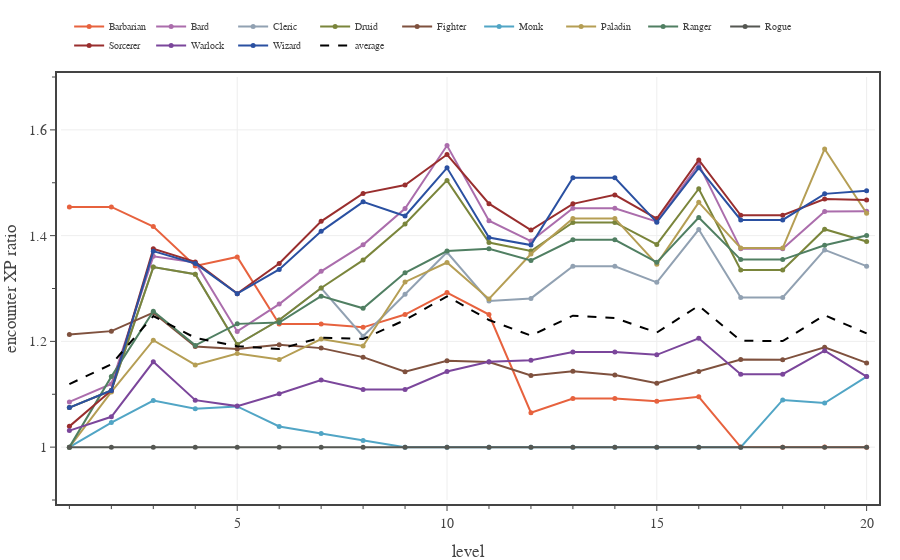

Notebook code for this chart:
### Code cell
# Plots average encounter XP for each class on days with only two Deadly encounters and one short rest. 
n_enc = 2
encounter_difficulty = 'Deadly'

with open(f'../xp-and-player-characters/pc data - Medium 2 short rests.json', 'r') as fin:
    pc_data0 = json.load(fin)

with open(f'../xp-and-player-characters/pc data - {encounter_difficulty} 2 short rests.json', 'r') as fin:
    pc_data1 = json.load(fin)


levels = np.array(range(1,21,1))
enc_XP_budget = 0.5 * np.array(ENCOUNTER_DIFFICULTIES['Daily']['XP'])

fig = go.Figure(
    layout=go.Layout(
        template=TFB_TEMPLATE,
        xaxis=dict(
            title_text='level',
            range=[0.8, 20.2],
            tick0=0, dtick=5,
            minor=dict(tick0=0, dtick=1),
        ),
        yaxis=dict(
            autorange=False,
            title_text='encounter XP ratio',
            range=[0.9, 1.7],
            tick0=0, dtick=0.2,
            minor=dict(tick0=0, dtick=0.1),
        ),
        legend=dict(
            yanchor='bottom',  y=1.04,
            xanchor='left', x=0.01,
            orientation='h',
        )
    )
)

eXPmean = np.zeros(20)
aXPmean = np.zeros(20)
for pc in PC_CLASSES:
    eXP = np.zeros(20)
    for level in range(20):
        encounters = pc_data1[pc][level]['encounters']
        encounters = [x for x in encounters if x['type'] == 'encounter']
        eXP[level] = np.mean([x['XP mean'] for x in encounters[0:n_enc]])

    eXPmean += eXP
    aXP  = np.array([x['encounter XP mean'] for x in pc_data0[pc]])
    aXPmean += aXP
    fig.add_trace(go.Scatter(
        x=levels, 
        y=eXP/aXP,
        mode='lines+markers', 
        line={'color': PC_CLASSES[pc]['color']},
        marker={'size': 5},
        unselected=dict(marker=dict(opacity=0.0)),
        name=pc,
        hovertemplate=
            '<b>'+pc+'</b><br>'+
            'lvl %{x}<br>'+
            'enc XP %{y:.2f}'+
            '<extra></extra>'
    ))

eXPmean /= len(PC_CLASSES)
aXPmean /= len(PC_CLASSES)
fig.add_trace(go.Scatter(
    x=levels, 
    y=eXPmean/aXPmean,
    mode='lines', 
    line=dict(color='black', dash='dash'),
    unselected=dict(marker=dict(opacity=0.0)),
    name='average',
    hoverinfo='skip'
))

# show figure
fig.show(config=TFB_CONFIG)

# save large format figure
if SAVEFIGS:
    file_name = f'./fig-two-encounters-xp-vs-level-{encounter_difficulty.lower()}-large.html'
    fig_html = fig.to_html(
        config=TFB_CONFIG,
        include_plotlyjs=False, 
        full_html=False, 
    )
    fig_soup = BeautifulSoup(fig_html, 'html.parser')
    fig_soup.div['class'] = 'plotly-div-large'
    fig_soup.div['style'] = 'aspect-ratio:600/550'
    with open(file_name, 'wb') as fout:
        fout.write(fig_soup.prettify('utf-8'))

# save small format figure
if SAVEFIGS:
    fig.update_traces(marker=dict(size=4))
    fig.update_layout(font=dict(size=10), legend=dict(font_size=8))
    file_name = f'./fig-two-encounters-xp-vs-level-{encounter_difficulty.lower()}-small.html'
    fig_html = fig.to_html(
        config=TFB_CONFIG,
        include_plotlyjs=False, 
        full_html=False, 
    )
    fig_soup = BeautifulSoup(fig_html, 'html.parser')
    fig_soup.div['class'] = 'plotly-div-small'
    fig_soup.div['style'] = 'aspect-ratio:600/600'
    with open(file_name, 'wb') as fout:
        fout.write(fig_soup.prettify('utf-8'))

### Figure 1 — Plotly figure (JSON) as saved in the notebook; plotly's stock layout.template omitted (floating-point values rounded to 4 significant figures)
{"data": [{"hovertemplate": "<b>Barbarian</b><br>lvl %{x}<br>enc XP %{y:.2f}<extra></extra>", "line": {"color": "#E7623E"}, "marker": {"size": 5}, "mode": "lines+markers", "name": "Barbarian", "type": "scatter", "unselected": {"marker": {"opacity": 0}}, "x": [1, 2, 3, 4, 5, 6, 7, 8, 9, 10, 11, 12, 13, 14, 15, 16, 17, 18, 19, 20], "y": [1.454, 1.454, 1.417, 1.343, 1.36, 1.233, 1.233, 1.227, 1.251, 1.292, 1.251, 1.065, 1.092, 1.092, 1.087, 1.095, 1.0, 1, 1.0, 1]}, {"hovertemplate": "<b>Bard</b><br>lvl %{x}<br>enc XP %{y:.2f}<extra></extra>", "line": {"color": "#AB6DAC"}, "marker": {"size": 5}, "mode": "lines+markers", "name": "Bard", "type": "scatter", "unselected": {"marker": {"opacity": 0}}, "x": [1, 2, 3, 4, 5, 6, 7, 8, 9, 10, 11, 12, 13, 14, 15, 16, 17, 18, 19, 20], "y": [1.085, 1.119, 1.361, 1.349, 1.219, 1.271, 1.332, 1.383, 1.451, 1.57, 1.428, 1.39, 1.452, 1.452, 1.426, 1.535, 1.375, 1.375, 1.445, 1.446]}, {"hovertemplate": "<b>Cleric</b><br>lvl %{x}<br>enc XP %{y:.2f}<extra></extra>", "line": {"color": "#91A1B2"}, "marker": {"size": 5}, "mode": "lines+markers", "name": "Cleric", "type": "scatter", "unselected": {"marker": {"opacity": 0}}, "x": [1, 2, 3, 4, 5, 6, 7, 8, 9, 10, 11, 12, 13, 14, 15, 16, 17, 18, 19, 20], "y": [1.075, 1.107, 1.341, 1.327, 1.194, 1.24, 1.301, 1.21, 1.289, 1.368, 1.276, 1.281, 1.342, 1.342, 1.312, 1.411, 1.283, 1.283, 1.373, 1.342]}, {"hovertemplate": "<b>Druid</b><br>lvl %{x}<br>enc XP %{y:.2f}<extra></extra>", "line": {"color": "#7A853B"}, "marker": {"size": 5}, "mode": "lines+markers", "name": "Druid", "type": "scatter", "unselected": {"marker": {"opacity": 0}}, "x": [1, 2, 3, 4, 5, 6, 7, 8, 9, 10, 11, 12, 13, 14, 15, 16, 17, 18, 19, 20], "y": [1.075, 1.107, 1.341, 1.327, 1.194, 1.24, 1.301, 1.354, 1.422, 1.504, 1.387, 1.371, 1.425, 1.425, 1.383, 1.489, 1.335, 1.335, 1.412, 1.389]}, {"hovertemplate": "<b>Fighter</b><br>lvl %{x}<br>enc XP %{y:.2f}<extra></extra>", "line": {"color": "#7F513E"}, "marker": {"size": 5}, "mode": "lines+markers", "name": "Fighter", "type": "scatter", "unselected": {"marker": {"opacity": 0}}, "x": [1, 2, 3, 4, 5, 6, 7, 8, 9, 10, 11, 12, 13, 14, 15, 16, 17, 18, 19, 20], "y": [1.213, 1.219, 1.254, 1.19, 1.185, 1.194, 1.187, 1.17, 1.143, 1.163, 1.161, 1.136, 1.144, 1.136, 1.121, 1.143, 1.166, 1.165, 1.189, 1.159]}, {"hovertemplate": "<b>Monk</b><br>lvl %{x}<br>enc XP %{y:.2f}<extra></extra>", "line": {"color": "#51A5C5"}, "marker": {"size": 5}, "mode": "lines+markers", "name": "Monk", "type": "scatter", "unselected": {"marker": {"opacity": 0}}, "x": [1, 2, 3, 4, 5, 6, 7, 8, 9, 10, 11, 12, 13, 14, 15, 16, 17, 18, 19, 20], "y": [1, 1.046, 1.088, 1.073, 1.077, 1.039, 1.026, 1.013, 1, 1, 1, 1, 1, 1, 1, 1, 1, 1.089, 1.083, 1.133]}, {"hovertemplate": "<b>Paladin</b><br>lvl %{x}<br>enc XP %{y:.2f}<extra></extra>", "line": {"color": "#B59E54"}, "marker": {"size": 5}, "mode": "lines+markers", "name": "Paladin", "type": "scatter", "unselected": {"marker": {"opacity": 0}}, "x": [1, 2, 3, 4, 5, 6, 7, 8, 9, 10, 11, 12, 13, 14, 15, 16, 17, 18, 19, 20], "y": [1, 1.104, 1.202, 1.155, 1.177, 1.166, 1.204, 1.191, 1.312, 1.349, 1.28, 1.365, 1.433, 1.433, 1.346, 1.463, 1.376, 1.376, 1.564, 1.442]}, {"hovertemplate": "<b>Ranger</b><br>lvl %{x}<br>enc XP %{y:.2f}<extra></extra>", "line": {"color": "#507F62"}, "marker": {"size": 5}, "mode": "lines+markers", "name": "Ranger", "type": "scatter", "unselected": {"marker": {"opacity": 0}}, "x": [1, 2, 3, 4, 5, 6, 7, 8, 9, 10, 11, 12, 13, 14, 15, 16, 17, 18, 19, 20], "y": [1, 1.133, 1.257, 1.192, 1.233, 1.236, 1.286, 1.263, 1.33, 1.371, 1.375, 1.353, 1.392, 1.392, 1.35, 1.434, 1.355, 1.355, 1.382, 1.4]}, {"hovertemplate": "<b>Rogue</b><br>lvl %{x}<br>enc XP %{y:.2f}<extra></extra>", "line": {"color": "#555752"}, "marker": {"size": 5}, "mode": "lines+markers", "name": "Rogue", "type": "scatter", "unselected": {"marker": {"opacity": 0}}, "x": [1, 2, 3, 4, 5, 6, 7, 8, 9, 10, 11, 12, 13, 14, 15, 16, 17, 18, 19, 20], "y": [1, 1, 1, 1, 1.0, 1, 1, 1, 1, 1, 1, 1, 1.0, 1.0, 1, 1, 1, 1, 1.0, 1.0]}, {"hovertemplate": "<b>Sorcerer</b><br>lvl %{x}<br>enc XP %{y:.2f}<extra></extra>", "line": {"color": "#992E2E"}, "marker": {"size": 5}, "mode": "lines+markers", "name": "Sorcerer", "type": "scatter", "unselected": {"marker": {"opacity": 0}}, "x": [1, 2, 3, 4, 5, 6, 7, 8, 9, 10, 11, 12, 13, 14, 15, 16, 17, 18, 19, 20], "y": [1.039, 1.107, 1.375, 1.35, 1.29, 1.347, 1.427, 1.48, 1.496, 1.553, 1.46, 1.411, 1.46, 1.477, 1.432, 1.543, 1.438, 1.438, 1.469, 1.467]}, {"hovertemplate": "<b>Warlock</b><br>lvl %{x}<br>enc XP %{y:.2f}<extra></extra>", "line": {"color": "#7B469B"}, "marker": {"size": 5}, "mode": "lines+markers", "name": "Warlock", "type": "scatter", "unselected": {"marker": {"opacity": 0}}, "x": [1, 2, 3, 4, 5, 6, 7, 8, 9, 10, 11, 12, 13, 14, 15, 16, 17, 18, 19, 20], "y": [1.031, 1.057, 1.161, 1.089, 1.078, 1.101, 1.127, 1.109, 1.109, 1.143, 1.162, 1.164, 1.18, 1.18, 1.175, 1.206, 1.138, 1.138, 1.182, 1.133]}, {"hovertemplate": "<b>Wizard</b><br>lvl %{x}<br>enc XP %{y:.2f}<extra></extra>", "line": {"color": "#2A50A1"}, "marker": {"size": 5}, "mode": "lines+markers", "name": "Wizard", "type": "scatter", "unselected": {"marker": {"opacity": 0}}, "x": [1, 2, 3, 4, 5, 6, 7, 8, 9, 10, 11, 12, 13, 14, 15, 16, 17, 18, 19, 20], "y": [1.075, 1.107, 1.371, 1.347, 1.29, 1.336, 1.408, 1.464, 1.437, 1.528, 1.396, 1.382, 1.51, 1.51, 1.425, 1.528, 1.43, 1.43, 1.479, 1.485]}, {"hoverinfo": "skip", "line": {"color": "black", "dash": "dash"}, "mode": "lines", "name": "average", "type": "scatter", "unselected": {"marker": {"opacity": 0}}, "x": [1, 2, 3, 4, 5, 6, 7, 8, 9, 10, 11, 12, 13, 14, 15, 16, 17, 18, 19, 20], "y": [1.119, 1.157, 1.248, 1.207, 1.191, 1.186, 1.207, 1.205, 1.24, 1.285, 1.24, 1.211, 1.249, 1.244, 1.217, 1.267, 1.201, 1.201, 1.25, 1.215]}], "layout": {"legend": {"orientation": "h", "x": 0.01, "xanchor": "left", "y": 1.04, "yanchor": "bottom"}, "xaxis": {"dtick": 5, "minor": {"dtick": 1, "tick0": 0}, "range": [0.8, 20.2], "tick0": 0, "title": {"text": "level"}}, "yaxis": {"autorange": false, "dtick": 0.2, "minor": {"dtick": 0.1, "tick0": 0}, "range": [0.9, 1.7], "tick0": 0, "title": {"text": "encounter XP ratio"}}}}
